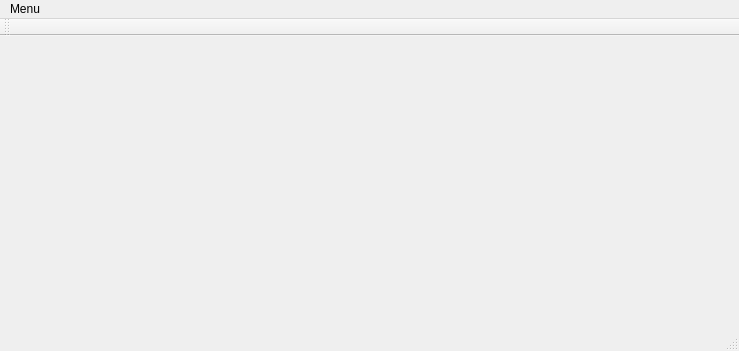
<?xml version="1.0" encoding="UTF-8"?>
<ui version="4.0">
 <class>MainWindow</class>
 <widget class="QMainWindow" name="MainWindow">
  <property name="geometry">
   <rect>
    <x>0</x>
    <y>0</y>
    <width>739</width>
    <height>351</height>
   </rect>
  </property>
  <property name="windowTitle">
   <string>MainWindow</string>
  </property>
  <widget class="QWidget" name="centralWidget"/>
  <widget class="QToolBar" name="mainToolBar">
   <attribute name="toolBarArea">
    <enum>TopToolBarArea</enum>
   </attribute>
   <attribute name="toolBarBreak">
    <bool>false</bool>
   </attribute>
  </widget>
  <widget class="QMenuBar" name="menuBar">
   <property name="geometry">
    <rect>
     <x>0</x>
     <y>0</y>
     <width>739</width>
     <height>22</height>
    </rect>
   </property>
   <widget class="QMenu" name="menuMenu">
    <property name="title">
     <string>Menu</string>
    </property>
    <addaction name="separator"/>
    <addaction name="separator"/>
    <addaction name="separator"/>
    <addaction name="actionDrive"/>
    <addaction name="actionCalendar"/>
    <addaction name="actionTranslate"/>
    <addaction name="actionGoogle_search"/>
    <addaction name="actionGmail"/>
    <addaction name="actionPhoto"/>
   </widget>
   <addaction name="menuMenu"/>
  </widget>
  <widget class="QStatusBar" name="statusBar"/>
  <action name="actionDrive">
   <property name="icon">
    <iconset resource="res/res.qrc">
     <normaloff>:/icons/drive.png</normaloff>:/icons/drive.png</iconset>
   </property>
   <property name="text">
    <string>Drive</string>
   </property>
  </action>
  <action name="actionCalendar">
   <property name="icon">
    <iconset resource="res/res.qrc">
     <normaloff>:/icons/calendar.png</normaloff>:/icons/calendar.png</iconset>
   </property>
   <property name="text">
    <string>Calendar</string>
   </property>
  </action>
  <action name="actionTranslate">
   <property name="icon">
    <iconset resource="res/res.qrc">
     <normaloff>:/icons/Translate.png</normaloff>:/icons/Translate.png</iconset>
   </property>
   <property name="text">
    <string>Translate</string>
   </property>
  </action>
  <action name="actionGoogle_search">
   <property name="icon">
    <iconset resource="res/res.qrc">
     <normaloff>:/icons/search.png</normaloff>:/icons/search.png</iconset>
   </property>
   <property name="text">
    <string>Google search</string>
   </property>
  </action>
  <action name="actionGmail">
   <property name="icon">
    <iconset resource="res/res.qrc">
     <normaloff>:/icons/gmail.png</normaloff>:/icons/gmail.png</iconset>
   </property>
   <property name="text">
    <string>Gmail</string>
   </property>
  </action>
  <action name="actionPhoto">
   <property name="icon">
    <iconset resource="res/res.qrc">
     <normaloff>:/icons/photos.png</normaloff>:/icons/photos.png</iconset>
   </property>
   <property name="text">
    <string>Photo</string>
   </property>
  </action>
 </widget>
 <layoutdefault spacing="6" margin="11"/>
 <resources>
  <include location="res/res.qrc"/>
 </resources>
 <connections/>
</ui>
